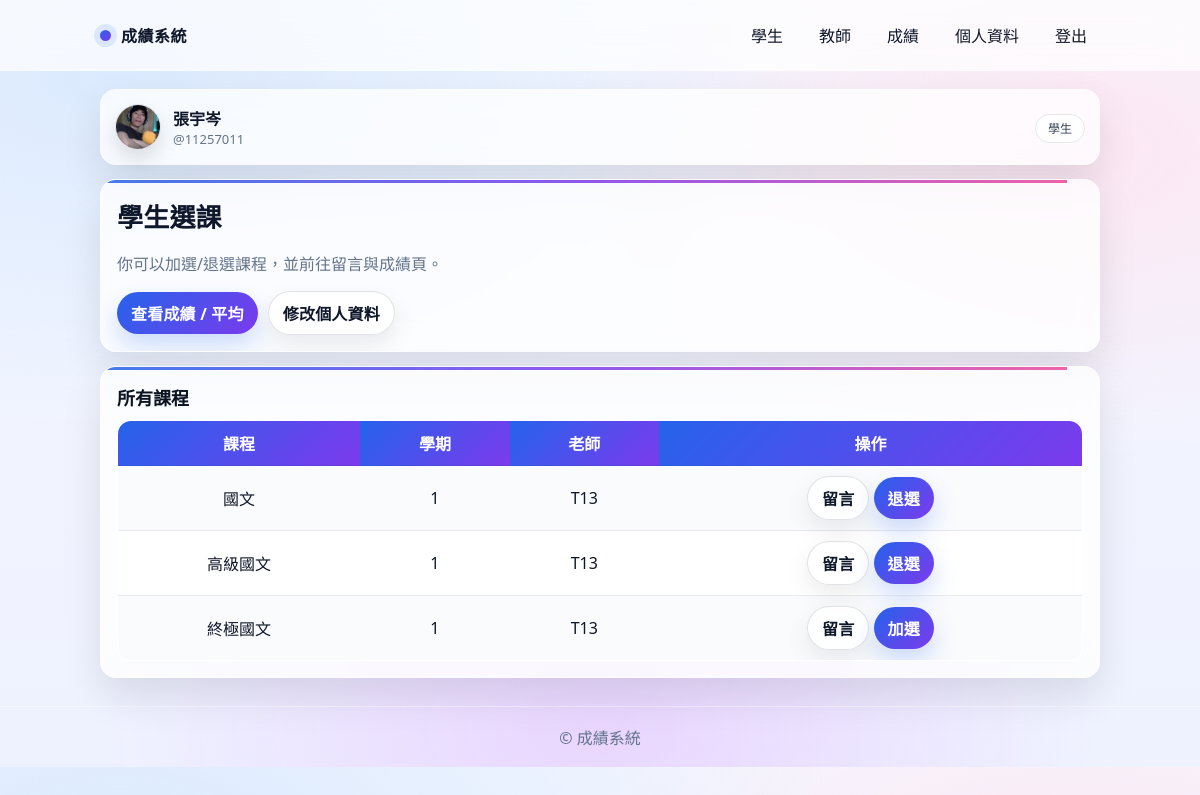
The page /student/ (signed in) on the database its author committed.
### course/models.py (models this page shows, shortened)
class Profile(models.Model):
    ROLE_CHOICES = (
        ('teacher', '教師'),
        ('student', '學生'),
    )
    user = models.OneToOneField(User, on_delete=models.CASCADE, related_name="profile")
    role = models.CharField(max_length=10, choices=ROLE_CHOICES, default='student')
    full_name = models.CharField(max_length=50, blank=True)
    avatar = models.ImageField(upload_to='avatars/', null=True, blank=True)

class Course(models.Model):
    name = models.CharField(max_length=100)
    semester = models.CharField(max_length=20)
    teacher = models.ForeignKey(User, on_delete=models.CASCADE)

### course/views.py (the view)
# urls.py: path('student/', views.student_courses, name='student_courses'),
@login_required
def student_courses(request):
    courses = Course.objects.all()
    my_courses = Enrollment.objects.filter(student=request.user)
    my_course_ids = set(my_courses.values_list('course_id', flat=True))
    return render(request, 'student/course_list.html', {
        'courses': courses,
        'my_courses': my_courses,
        'my_course_ids': my_course_ids,
    })

### course/templates/student/course_list.html (shortened to what this page needs)
{% extends "base.html" %}
{% block content %}
<div class="card">
  <h1>學生選課</h1>
  <p class="muted">你可以加選/退選課程，並前往留言與成績頁。</p>
  <div class="row">
    <a class="btn" href="{% url 'my_grades' %}">查看成績 / 平均</a>
    <a class="btn btn--ghost" href="{% url 'edit_profile' %}">修改個人資料</a>
  </div>
</div>
<div class="card">
  <h2>所有課程</h2>
  <table class="table">
    <tr>
      <th>課程</th>
      <th>學期</th>
      <th>老師</th>
      <th>操作</th>
    </tr>
    {% for c in courses %}
    <tr>
      <td>{{ c.name }}</td>
      <td>{{ c.semester }}</td>
      <td>{{ c.teacher.username }}</td>
      <td>
        <a class="btn btn--ghost" href="{% url 'course_detail' c.id %}">留言</a>
        {% if c.id in my_course_ids %}
          <a class="btn" href="{% url 'drop_course' c.id %}">退選</a>
        {% else %}
          <a class="btn" href="{% url 'enroll_course' c.id %}">加選</a>
        {% endif %}
      </td>
    </tr>
    {% empty %}
    <tr><td colspan="4">目前沒有課程</td></tr>
    {% endfor %}
  </table>
</div>
{% endblock %}

### course/templates/base.html (shortened to what this page needs)
{% load static %}
<!DOCTYPE html>
<html lang="zh-Hant">
<head>
  <link rel="stylesheet" href="{% static 'css/app.css' %}">
</head>
<body>
  <header class="topbar">
    <div class="container topbar__inner">
      <div class="brand">
        <span class="brand__dot"></span>
        <a class="brand__text" href="{% url 'index' %}">成績系統</a>
      </div>
      <nav class="nav">
        {% if user.is_authenticated %}
          <a class="nav__link" href="{% url 'student_courses' %}">學生</a>
          <a class="nav__link" href="{% url 'teacher_courses' %}">教師</a>
          <a class="nav__link" href="{% url 'my_grades' %}">成績</a>
          <a class="nav__link" href="{% url 'edit_profile' %}">個人資料</a>
          <a class="nav__link" href="{% url 'logout' %}">登出</a>
        {% else %}
          <a class="nav__link" href="{% url 'login' %}">登入</a>
          <a class="nav__link" href="{% url 'register' %}">註冊</a>
          <a class="nav__link" href="/admin/">管理者</a>
        {% endif %}
      </nav>
    </div>
  </header>
  <main class="container">
    {% if user.is_authenticated %}
      <div class="userbar">
        <div class="userbar__left">
          {% if user.profile.avatar %}
            <img class="avatar" src="{{ user.profile.avatar.url }}" alt="avatar">
          {% else %}
            <div class="avatar avatar--fallback"></div>
          {% endif %}
          <div>
            <div class="userbar__name">{{ user.profile.full_name|default:user.username }}</div>
            <div class="userbar__sub">@{{ user.username }}</div>
          </div>
        </div>
        <div class="userbar__right">
          {% if user.profile.role == 'teacher' %}
            <span class="pill pill--blue">教師</span>
          {% else %}
            <span class="pill pill--gray">學生</span>
          {% endif %}
        </div>
      </div>
    {% endif %}
    {% block content %}{% endblock %}
  </main>
  <footer class="footer">
    <div class="container footer__inner">
      <span>© 成績系統</span>
    </div>
  </footer>
</body>
</html>

### course/static/css/app.css (style rules this page uses)
:root { --bg1:#f5f7ff; --bg2:#eef2ff; --card:#ffffff; --text:#0f172a; --muted:#64748b; --line:rgba(15,23,42,.10); --blue:#2563eb; --blue2:#1d4ed8; --pink:#ec4899; --violet:#7c3aed; --radius:16px; --shadow: 0 18px 40px rgba(2, 6, 23, .10); --shadow2: 0 10px 24px rgba(2, 6, 23, .08); }
* { box-sizing:border-box; }
body { margin:0; font-family:"微軟正黑體", system-ui, -apple-system, Segoe UI, Arial; color:var(--text); background: radial-gradient(1200px 600px at 10% 10%, #dbeafe 0%, transparent 60%), radial-gradient(900px 520px at 90% 20%, #fce7f3 0%, transparent 60%), radial-gradient(900px 520px at 50% 95%, #e9d5ff 0%, transparent 55%), linear-gradient(180deg, var(--bg1), var(--bg2)); }
.container { width:min(1000px, 92vw); margin:0 auto; }
.topbar { position:sticky; top:0; z-index:20; background:rgba(255,255,255,.70); border-bottom:1px solid rgba(255,255,255,.35); backdrop-filter: blur(14px); }
.topbar__inner { display:flex; align-items:center; justify-content:space-between; gap:14px; padding:14px 0; }
.brand { display:flex; align-items:center; gap:10px; }
.brand__dot { width:11px;height:11px;border-radius:50%; background: linear-gradient(135deg, var(--blue), var(--violet)); box-shadow: 0 0 0 6px rgba(37,99,235,.12); }
.brand__text { color:var(--text); text-decoration:none; font-weight:900; letter-spacing:.5px; }
.nav { display:flex; gap:10px; flex-wrap:wrap; justify-content:flex-end; }
.nav__link { text-decoration:none; color:var(--text); padding:8px 12px; border-radius:999px; border:1px solid transparent; transition: all .18s ease; }
.userbar { margin:18px 0 14px; padding:14px; border-radius:var(--radius); border:1px solid rgba(255,255,255,.35); background: rgba(255,255,255,.75); backdrop-filter: blur(12px); box-shadow: var(--shadow); display:flex; align-items:center; justify-content:space-between; gap:12px; }
.userbar__left { display:flex; align-items:center; gap:12px; }
.userbar__name { font-weight:900; }
.userbar__sub { color:var(--muted); font-size:13px; }
.avatar { width:46px;height:46px;border-radius:50%; object-fit:cover; border:1px solid rgba(15,23,42,.10); box-shadow: 0 10px 20px rgba(2,6,23,.12); }
.pill { font-size:12px; padding:5px 12px; border-radius:999px; border:1px solid rgba(15,23,42,.10); background:rgba(255,255,255,.9); }
.pill--gray { color:#334155; background:rgba(255,255,255,.85); }
.card { background: rgba(255,255,255,.78); border: 1px solid rgba(255,255,255,.38); backdrop-filter: blur(12px); border-radius: var(--radius); box-shadow: var(--shadow); padding: 16px; margin: 14px 0; overflow:hidden; }
.card::before { content:""; display:block; height:3px; width:100%; background: linear-gradient(90deg, var(--blue), var(--violet), var(--pink)); opacity:.85; margin:-16px -16px 14px; }
h1,h2 { margin:0 0 10px; }
h1 { font-size:26px; letter-spacing:.2px; }
h2 { font-size:18px; color:#0b1220; }
.muted { color:var(--muted); }
.table { width:100%; border-collapse:collapse; border-radius: 14px; overflow:hidden; border:1px solid rgba(15,23,42,.10); background: rgba(255,255,255,.92); }
.table th, .table td { padding:10px; text-align:center; border-bottom:1px solid rgba(15,23,42,.08); }
.table th { color:#fff; font-weight:900; background: linear-gradient(135deg, var(--blue), var(--violet)); }
.table tr:nth-child(even) { background: rgba(248,250,252,.7); }
.btn { display:inline-block; padding:9px 14px; border-radius:999px; color:#fff; border:none; text-decoration:none; cursor:pointer; font-weight:800; letter-spacing:.2px; transition: all .18s ease; background: linear-gradient(135deg, var(--blue), var(--violet)); box-shadow: 0 12px 24px rgba(37,99,235,.22); }
.btn--ghost { background: rgba(255,255,255,.85); color: var(--text); border:1px solid rgba(15,23,42,.12); box-shadow: var(--shadow2); }
.row { display:flex; gap:10px; flex-wrap:wrap; align-items:center; }
.footer { margin-top:28px; padding:18px 0; color:var(--muted); border-top:1px solid rgba(255,255,255,.45); }
.footer__inner { display:flex; justify-content:center; }

### rows shown on the page
Course: name "國文", semester "1", teacher.username "T13", shows "退選"
Course: name "高級國文", semester "1", teacher.username "T13", shows "退選"
Course: name "終極國文", semester "1", teacher.username "T13", shows "加選"

### other values the page prints
{{ user.profile.full_name|default:user.username }} "張宇岑"
{{ user.username }} "11257011"
